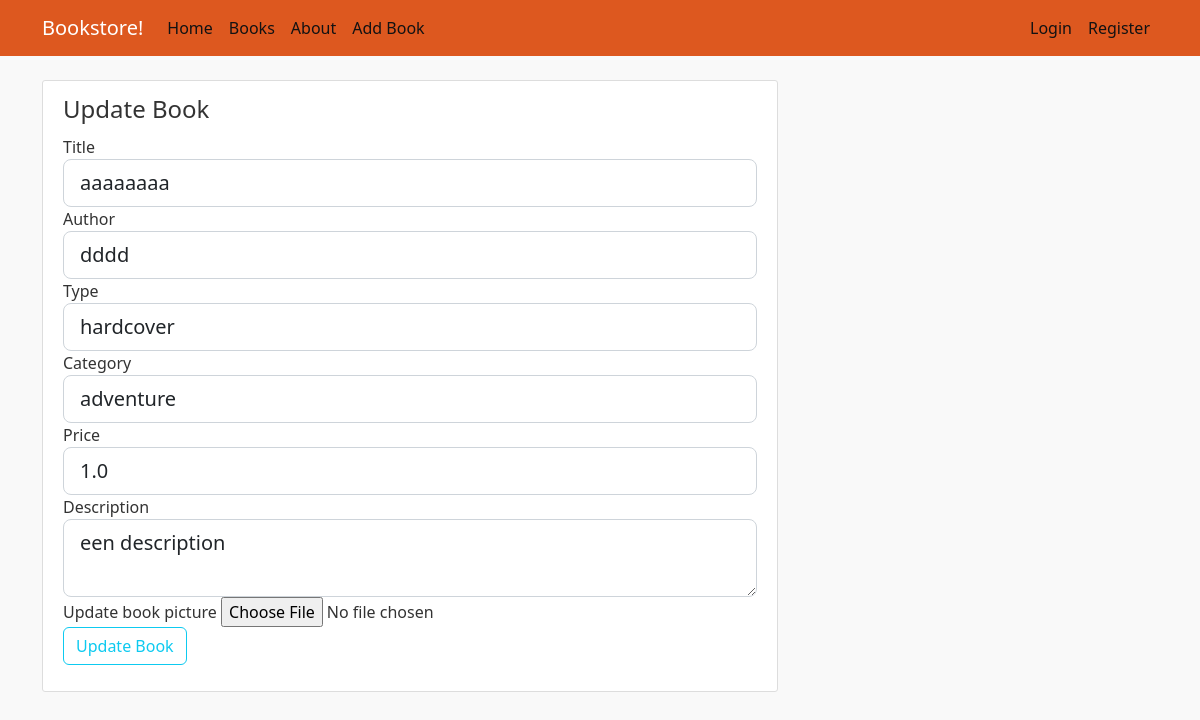
Page /update_book/3 on the committed database.
### book_store/bp_books/models.py (models this page shows)
class Book(db.Model):
    __tablename__ = 'book'
    id = db.Column(db.Integer, primary_key=True)
    type = db.Column(db.String(15))  #type is hardcover, ebook of audiobook
    price = db.Column(db.Float)
    title = db.Column(db.String(50), unique=True, nullable=False)
    author = db.Column(db.String(30), nullable=False)  #dit kan ook met linktabel.. of eenvoudiger..
    description = db.Column(db.Text)
    image_file = db.Column(db.String(20), nullable=False, default='default.jpg')  #add default later, will be hashed
    category = db.Column(db.String(20))  #categorie example horror, drama...
    db.UniqueConstraint('title', 'author', name='uix_title_author')
    wishlist = db.relationship("User", secondary= wishlist, back_populates = "wishlist")
    purchases = db.relationship("User", secondary= purchases, back_populates = "purchases")

### book_store/bp_books/routes.py (the view)
@bp_books.route("/update_book/<int:book_id>", methods=['POST', 'GET'])
def update_book(book_id):
    form = UpdateBookForm()
    book = Book.query.get_or_404(book_id)
    if form.validate_on_submit():
        try:
            if form.picture.data:
                picture_file = save_picture(form.picture.data)  #save picture saves the image and returns name
                book.image_file = picture_file
            book.title = form.title.data
            book.author = form.author.data
            book.description = form.description.data
            book.price = form.price.data
            book.type = form.type.data
            book.category = form.category.data
            db.session.add(book)
            db.session.commit()
            flash(f'This book has been updated', 'success')
            return redirect(url_for('bp_main.home'))
        except:
            flash(f'This book could not be updated.. maybe the title+author combination is already in database??', 'danger')
    elif request.method == 'GET':
        form.title.data = book.title
        form.author.data = book.author
        form.type.data = book.type
        form.category.data = book.category
        form.price.data = book.price
        form.description.data = book.description
        if book.image_file:
            form.picture.data = book.image_file
    return render_template("update_book.html", title="Update Book", form=form)

### book_store/bp_books/forms.py
class UpdateBookForm(FlaskForm):
    title = StringField('Title', validators = [DataRequired()])
    author = StringField('Author', validators = [DataRequired()])
    type = SelectField("Type", choices=['', 'hardcover', 'ebook', 'audiobook'] )
    category = SelectField("Category", choices=['', 'adventure', 'romance', 'horror', 'science fiction','nonfiction'] )
    price = FloatField('Price', validators=[NumberRange(min=0, message='Price has to be positive')])
    description = TextAreaField('Description')
    picture = FileField('Update book picture', validators=[FileAllowed(['jpg', 'png'])])
    submit = SubmitField('Update Book')

### book_store/templates/update_book.html (shortened to what this page needs)
{% extends "layout.html" %}
{%block content%}
    <div class="content-section">
        <form method="POST" action="" enctype="multipart/form-data">
            <fieldset class="form-group">
                <legend ckass="border-bottom mb-4">Update Book</legend>
                <div class="form-group">
                    {{form.title.label(class="form-control-label")}}
                    {% if form.title.errors %}
                        {{ form.title(class="form-control form-control-lg is-invalid") }}
                        <div class="invalid-feedback">
                            {% for error in form.title.errors %}
                                <span>{{error}}</span>
                            {% endfor %}
                        </div>
                    {%else%}
                        {{form.title(class="form-control form-control-lg")}}
                    {%endif%}
                </div>
                <div class="form-group">
                    {{form.author.label(class="form-control-label")}}
                    {% if form.author.errors %}
                        {{ form.author(class="form-control form-control-lg is-invalid") }}
                        <div class="invalid-feedback">
                            {% for error in form.author.errors %}
                                <span>{{error}}</span>
                            {% endfor %}
                        </div>
                    {%else%}
                        {{form.author(class="form-control form-control-lg")}}
                    {%endif%}
                </div>
                <div class="form-group">
                    {{form.type.label(class="form-control-label")}}
                    {% if form.type.errors %}
                        {{ form.type(class="form-control form-control-lg is-invalid") }}
                        <div class="invalid-feedback">
                            {% for error in form.type.errors %}
                                <span>{{error}}</span>
                            {% endfor %}
                        </div>
                    {%else%}
                        {{form.type(class="form-control form-control-lg")}}
                    {%endif%}
                </div>
                <div class="form-group">
                    {{form.category.label(class="form-control-label")}}
                    {% if form.category.errors %}
                        {{ form.category(class="form-control form-control-lg is-invalid") }}
                        <div class="invalid-feedback">
                            {% for error in form.category.errors %}
                                <span>{{error}}</span>
                            {% endfor %}
                        </div>
                    {%else%}
                        {{form.category(class="form-control form-control-lg")}}
                    {%endif%}
                </div>
                <div class="form-group">
                    {{form.price.label(class="form-control-label")}}
                    {% if form.price.errors %}
                        {{ form.price(class="form-control form-control-lg is-invalid") }}
                        <div class="invalid-feedback">
                            {% for error in form.price.errors %}
                                <span>{{error}}</span>
                            {% endfor %}
                        </div>
                    {%else%}
                        {{form.price(class="form-control form-control-lg")}}
                    {%endif%}
                </div>
                <div class="form-group">
                    {{form.description.label(class="form-control-label")}}
                    {% if form.description.errors %}
                        {{ form.description(class="form-control form-control-lg is-invalid") }}
                        <div class="invalid-feedback">
                            {% for error in form.description.errors %}
                                <span>{{error}}</span>
                            {% endfor %}
                        </div>
                    {%else%}
                        {{form.description(class="form-control form-control-lg")}}
                    {%endif%}
                </div>
                <div class ="form-group">
                    {{ form.picture.label }}
                    {{ form.picture }}
                </div>
            </fieldset>
            <div class ="form-group">
                {{form.submit(class="btn btn-outline-info")}}
            </div>
        </form>
    </div>
{%endblock content%}

### book_store/static/main.css (style rules this page uses)
body { background: #f9f9f9; color: #333333; margin-top: 5rem; }
.content-section { background: #ffffff; padding: 10px 20px; border: 1px solid #dddddd; border-radius: 3px; margin-bottom: 20px; }

### rows in the picture
Book: title "aaaaaaaa", author "dddd", type "hardcover", category "adventure", price "1.0", description "een description"
